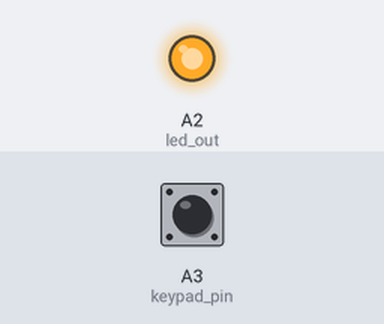
The sketch below on a simulated Arduino Uno, built with avr-gcc and run on an emulated ATmega328P. Parts: output pins drawn as LEDs (lit = HIGH). The test bench sets the inputs (shaded band); at power-on: A3 (keypad_pin) LOW.

Above: at 1.2 s.
1.3 s: A3 (keypad_pin) pulled HIGH for 0.15 s
At 1.37 s:
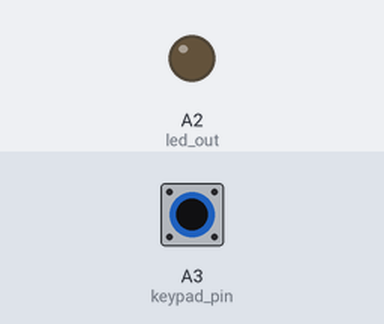
2.9 s: A3 (keypad_pin) pulled HIGH for 3.2 s
At 7.1 s:
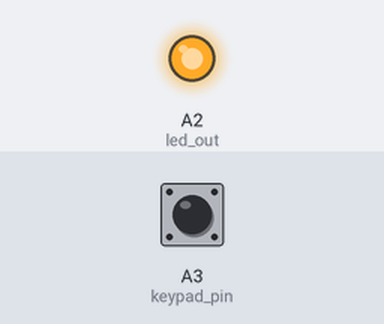
Timing chart, 0 to 8.6 s (numbered marks = the images above; inputs shaded):
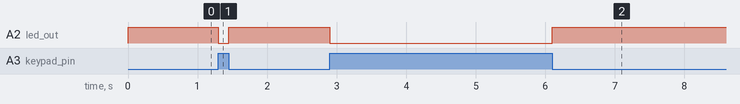

Measured:
- after the input at 1.3 s, A2 (led_out): HIGH → LOW at once, → HIGH 0.15 s later
- after the input at 2.9 s, A2 (led_out): HIGH → LOW at once, → HIGH 3.2 s later

The sketch:

Button.ino
```cpp
// (licence header left out)
int led_out = A2 ;  //GPIO A2  LED pin
int keypad_pin = A3; //GPIO A3 key pin
int value;
void setup()
{
    pinMode(led_out,OUTPUT);               // init led pin output
    pinMode(keypad_pin,INPUT);          // init key pin input
}
void loop()
{
        value = digitalRead(keypad_pin);    // read key pad pin vaule
        if( value == HIGH )
        {
            digitalWrite(led_out,LOW);      // if key value is down  turn on LED
        }
        else
        {
            digitalWrite(led_out,HIGH);     // if key value is down  turn off LED
        }
}
```
